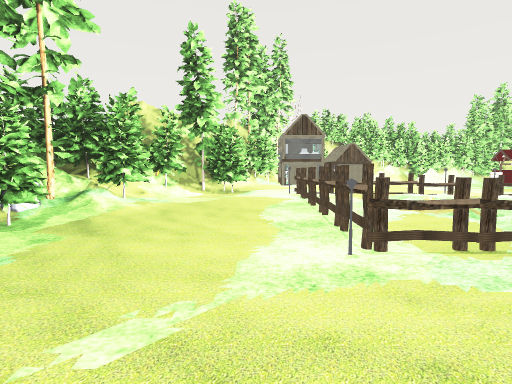
view 1 (above)

18 first-person views from a walk through a 3-D level made in the Unity game engine. The camera is 1.2 m above the floor, tilts 4° down and sees 80° across. The floor is counted in squares, 1.45 m on a side. Each view is taken from the middle of a square. On the plan, view 1 faces up. The plan holds only what a view shows up to about 11 squares ahead; the rest is blank. The player character is not drawn. Some animated figures are not drawn. Some surface patterns are stand-ins.

view 2
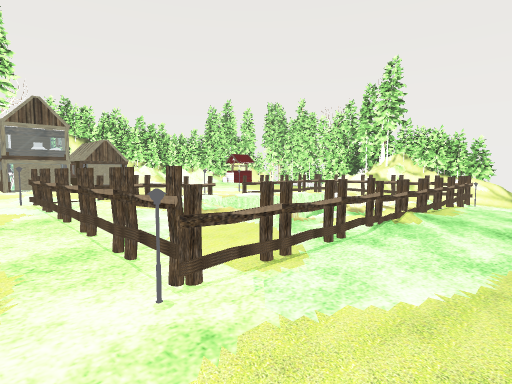

view 3
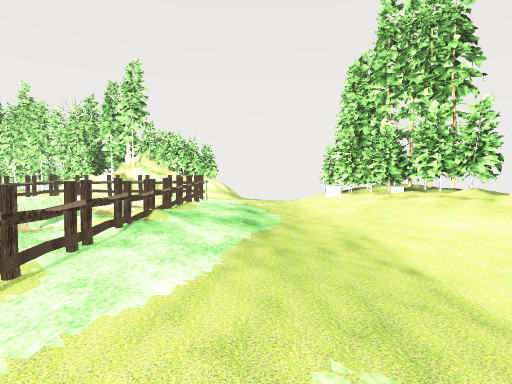

view 4
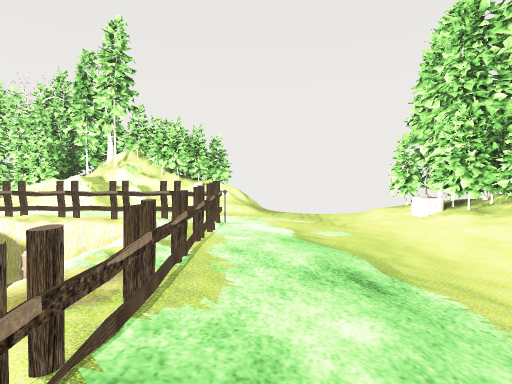

view 5
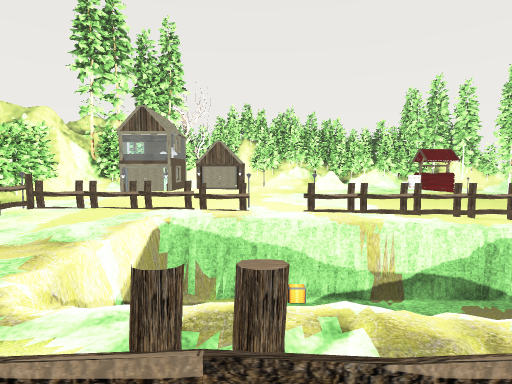

view 6
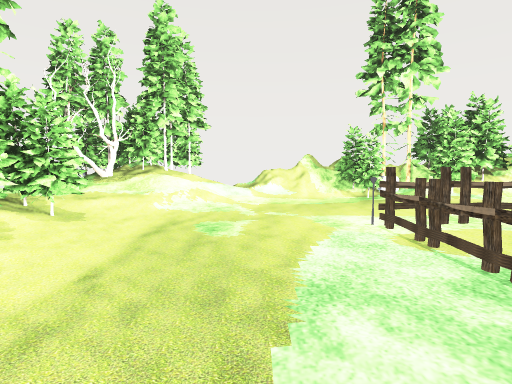

view 7
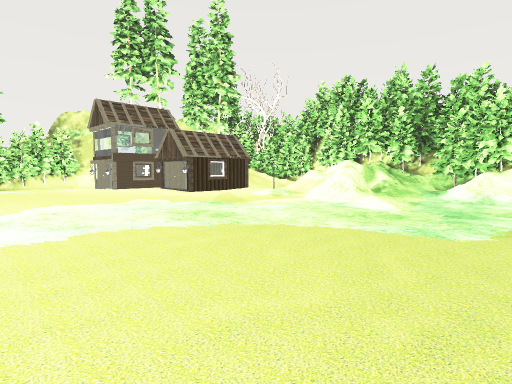

view 8
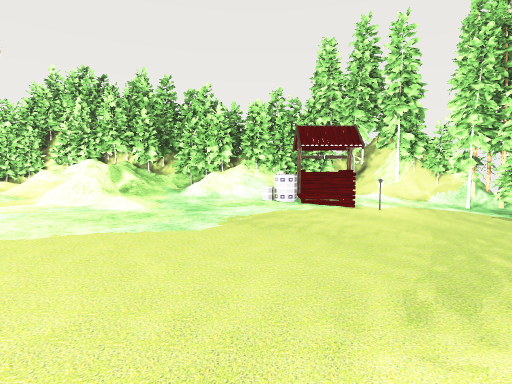

view 9
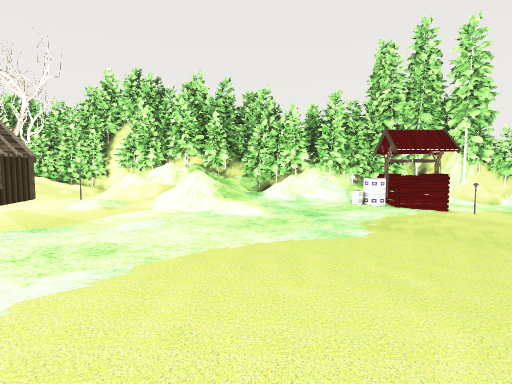

view 10
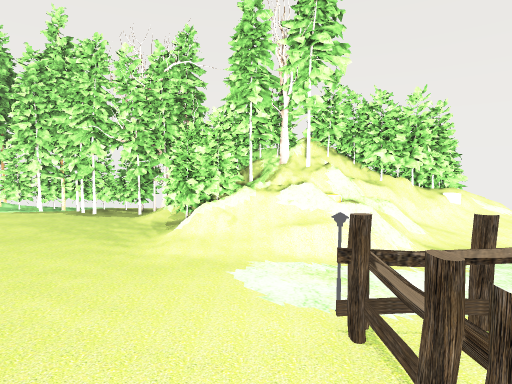

view 11
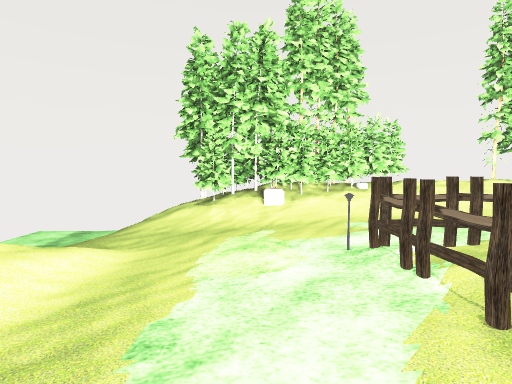

view 12
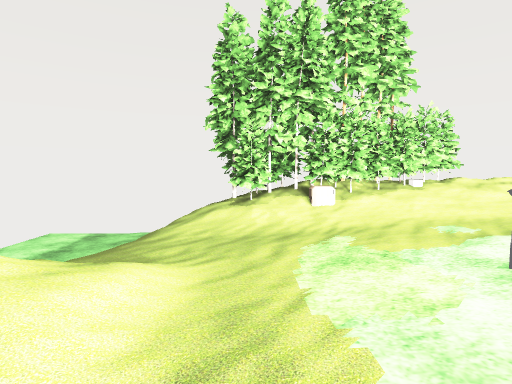

view 13
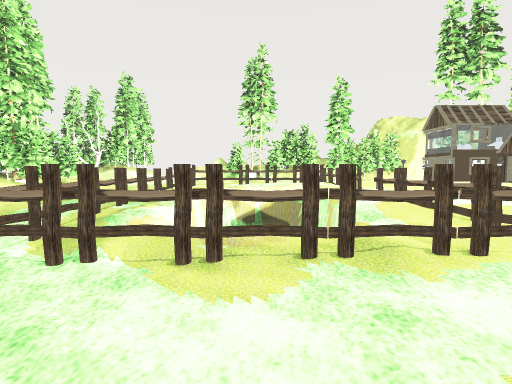

view 14
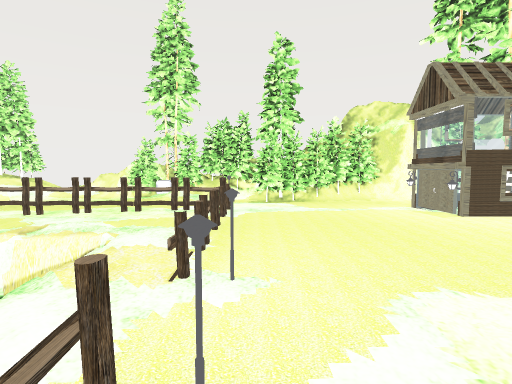

view 15
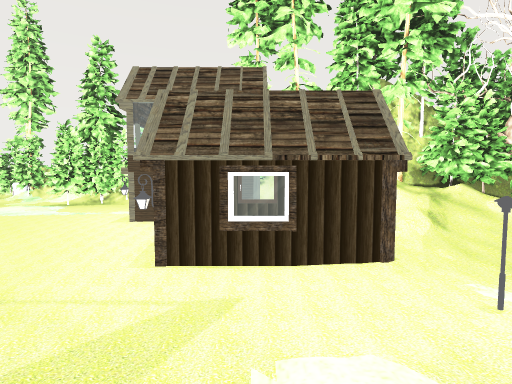

view 16
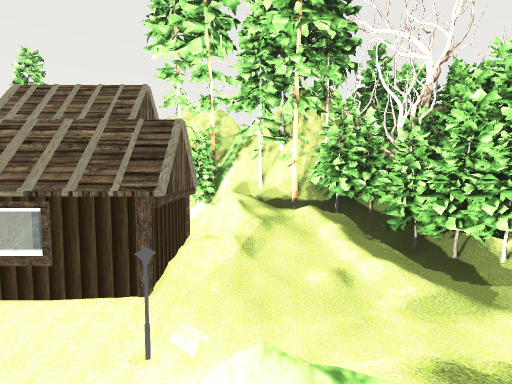

view 17
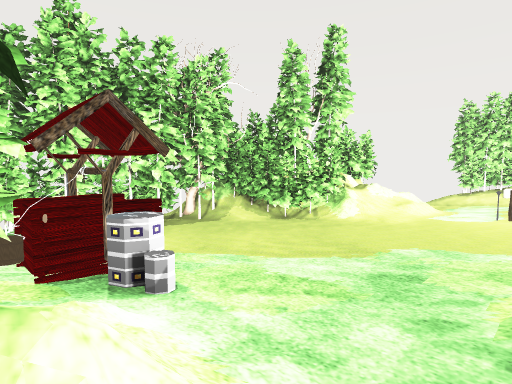

view 18
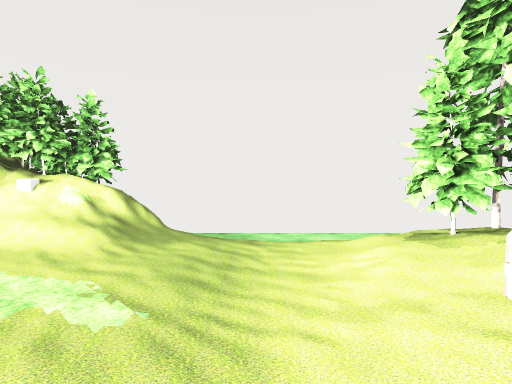

### Floor plan
Key: @ floor where view 1 was taken; # wall or solid block; . main floor; : floor 0.25 m higher than the main floor; - floor 0.25 m lower than the main floor; + floor 0.5 m higher than the main floor; _ floor 0.5 m lower than the main floor; * floor 0.75 m higher than the main floor; < floor 0.75 m lower than the main floor; % floor 1 m higher than the main floor; & floor 1.75 m higher than the main floor; ( floor 1.75 m lower than the main floor; ! floor 2 m lower than the main floor; / step, stairs or slope; = window, fence, low wall or low ledge; v drop or lower ground; H house; S streetlight; F fence; O other object.
Columns run from 6 left of view 1 to 18 right of it. Each row starts with its distance up from view 1.
 18         #####
 17         ##/#############
 16        ##//+/#//####./##
 15       ## //+//////O#..-#
 14       ##%HHS+/=/:::.O-##
 13      ##HOHH+////:::..-##
 12      ##HHHH++:::::...-#
 11      #+HH++++::::...--#
 10      #++++++:::::...-##
  9     ##+++++:::::../####
  8     ##++++:SS:::../=/#
  7 ## ##:OFFFF:FFFFFS//##
  6  # ##::F:+vvvvv:F///##
  5  ###:::F::v    :F.-/###
  4 &###:::F::vvvvv.F--//##
  3 ///.::SFFFFvFFFFFO-//O#
  2 ///.......:::...--_///=
  1 ////........//----__//
  0   ///.@......----__</  !!
 -1 ###///..././/////////  !!
 -2  ###//####/////#O##// !!!
 -3   #O/+####*//#O##### (!!!
 -4   #O     #///#### ##=(!!!
 -5          #

Where each view was taken, in squares from view 1:
view 1: 0 up, 0 right, facing up
view 2: 1 up, 0 right, facing up-right
view 3: 1 up, 0 right, facing right
view 4: 2 up, 4 right, facing right
view 5: 2 up, 5 right, facing up
view 6: 1 up, 5 right, facing left
view 7: 8 up, 11 right, facing up-left
view 8: 8 up, 11 right, facing up
view 9: 8 up, 9 right, facing up
view 10: 8 up, 8 right, facing right
view 11: 6 up, 11 right, facing down
view 12: 5 up, 12 right, facing down
view 13: 5 up, 12 right, facing left
view 14: 8 up, 7 right, facing left
view 15: 13 up, 7 right, facing left
view 16: 15 up, 7 right, facing left
view 17: 16 up, 9 right, facing down-right
view 18: 0 up, 9 right, facing right
